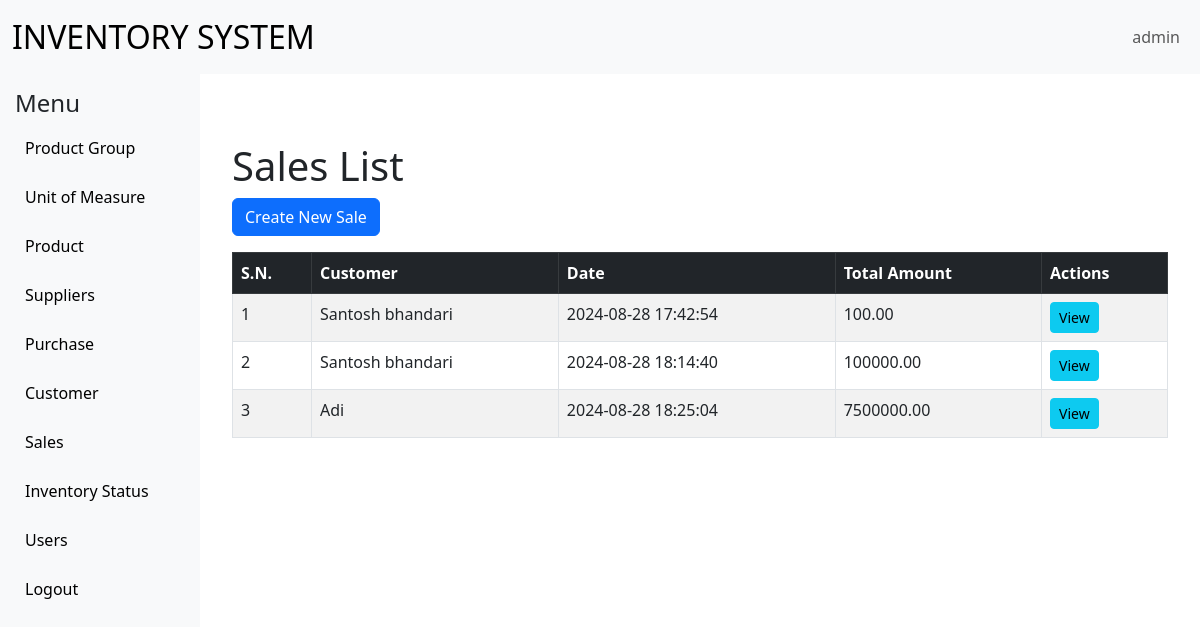
The page /salessystem/SalesList.php (signed in) on the database its author committed.
### tables this page shows
CREATE TABLE `sales` (
  `id` int(11) NOT NULL,
  `customer_id` int(11) NOT NULL,
  `sale_date` datetime DEFAULT current_timestamp(),
  `total_amount` decimal(10,2) NOT NULL
);

CREATE TABLE `customers` (
  `id` int(11) NOT NULL,
  `name` varchar(255) NOT NULL,
  `email` varchar(255) NOT NULL,
  `phone` varchar(20) DEFAULT NULL,
  `address` text DEFAULT NULL
);

### salessystem/SalesList.php (the view)
<?php
include('../common/base.php');
$sql = "SELECT sales.id, customers.name AS customer_name, sales.sale_date, sales.total_amount
        FROM sales
        JOIN customers ON sales.customer_id = customers.id";
$result = $con->query($sql);
?>
    <div class="container mt-5">
        <h1>Sales List</h1>
        <a href="SalesCreate.php" class="btn btn-primary mb-3">Create New Sale</a>
        <table class="table table-bordered table-striped">
            <thead class="table-dark">
                <tr>
                    <th>S.N.</th>
                    <th>Customer</th>
                    <th>Date</th>
                    <th>Total Amount</th>
                    <th>Actions</th>
                </tr>
            </thead>
            <tbody>
                <?php $counter = 0; ?>
                <?php while ($row = $result->fetch_assoc()) { ?>
                    <tr>
                        <td><?php echo ++$counter; ?></td>
                        <td><?php echo htmlspecialchars($row['customer_name']); ?></td>
                        <td><?php echo htmlspecialchars($row['sale_date']); ?></td>
                        <td><?php echo htmlspecialchars($row['total_amount']); ?></td>
                        <td>
                            <a href="SalesView.php?id=<?php echo htmlspecialchars($row['id']); ?>" class="btn btn-info btn-sm">View</a>
                        </td>
                    </tr>
                <?php } ?>
            </tbody>
        </table>
    </div>
<?php include('../common/footer.php'); ?>

### common/base.php (style rules this page uses)
body { overflow-x: hidden; }

### rows shown on the page
sales: customer.name "Santosh bhandari", sale_date "2024-08-28 17:42:54", total_amount "100.00"
sales: customer.name "Santosh bhandari", sale_date "2024-08-28 18:14:40", total_amount "100000.00"
sales: customer.name "Adi", sale_date "2024-08-28 18:25:04", total_amount "7500000.00"

### other values the page prints
$_SESSION['username'] "admin"
